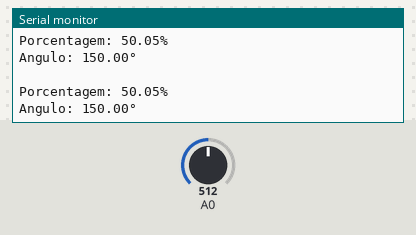
This sketch was run on a simulated Arduino Uno, built with avr-gcc and run on an emulated ATmega328P. Shown: the last lines printed to the serial monitor. The inputs (shaded band) are chosen by the test bench; at power-on: A0 = 512.

Above: at 1.8 s.
1.9 s: A0 set to 716
At 2.5 s:
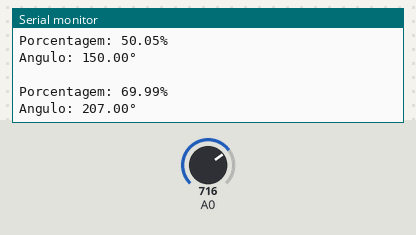
3.4 s: A0 set to 900
At 4.8 s:
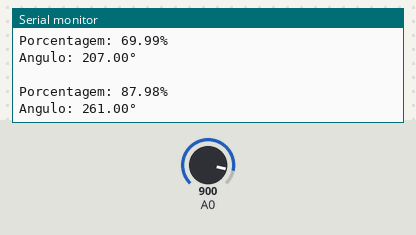
Timing chart, 0 to 6.4 s (numbered marks = the images above; inputs shaded):
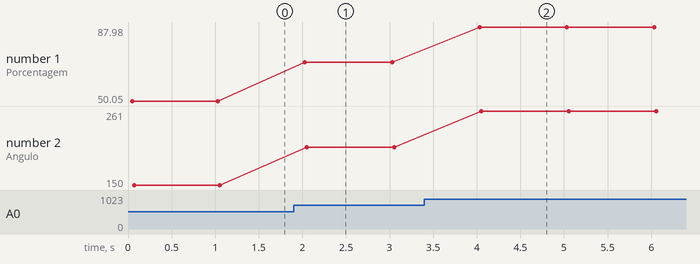

The sketch:

Angulo_Potenciometro_V2.ino
```cpp
float Leitura_AD, Angulo, Porcentagem;
void setup() {
  Serial.begin(9600);
  Serial.println("-------------MEDIDOR DE ANGULO-------------");
}

void loop() {
  Leitura_AD = analogRead(A0);
  Porcentagem = (Leitura_AD*100)/1023;
  Angulo = map(Porcentagem, 0, 100, 0, 300);
  Serial.println("  ");
  Serial.print("Porcentagem: ");
  Serial.print(Porcentagem);
  Serial.println("%");
  Serial.print("Angulo: ");
  Serial.print(Angulo);
  Serial.println("°");
  delay(1000);
}
```

Measured:
- after the input at 1.9 s, the serial monitor: prints a new line after 0.13 s (image 1)
- after the input at 3.4 s, the serial monitor: prints a new line after 0.63 s (image 2)
- plotted number 1: 50.05 → 69.99 after the input at 1.9 s, 69.99 → 87.98 after the input at 3.4 s
- plotted number 2: 150 → 207 after the input at 1.9 s, 207 → 261 after the input at 3.4 s
